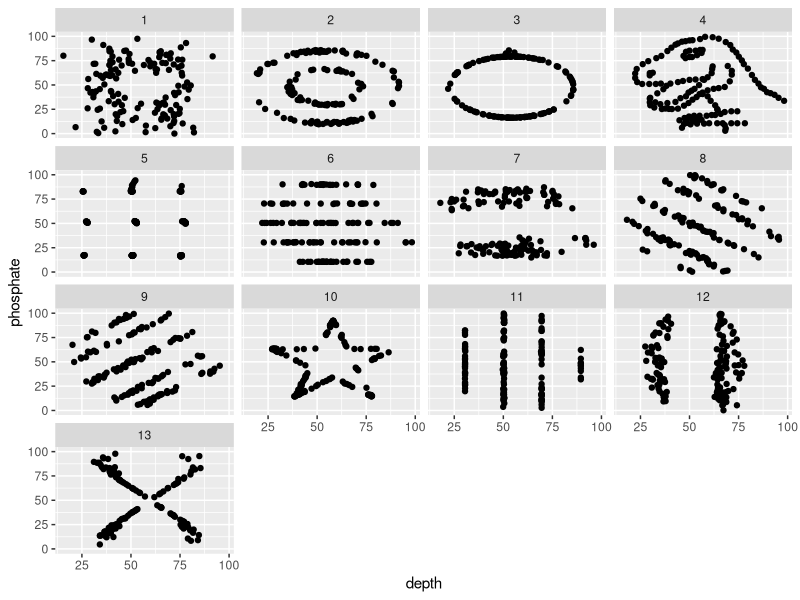

Write R code to recreate this figure.
## ---- chunk 1
knitr::opts_chunk$set(echo = TRUE)
## ---- chunk 2
library(readxl)
library(ggplot2)
HW4_data_1 <- read_excel("04_projecting_knowledge_plots/HW4_data.xlsx",sheet = 1)
HW4_data_2 <- read_excel("04_projecting_knowledge_plots/HW4_data.xlsx",sheet = 2)
HW4_data_1$day <- rep(1,nrow(HW4_data_1))
HW4_data_2$day <- rep(2,nrow(HW4_data_2))
HW4_data <- rbind(HW4_data_1,HW4_data_2)

ggplot(HW4_data,aes(depth,phosphate))+geom_point()+facet_wrap(~block)
## ---- chunk 3
#library(gganimate)
#ggplot(HW4_data,aes(depth,phosphate))+geom_point()+facet_wrap(~block)+  transition_states(block,3,1)
